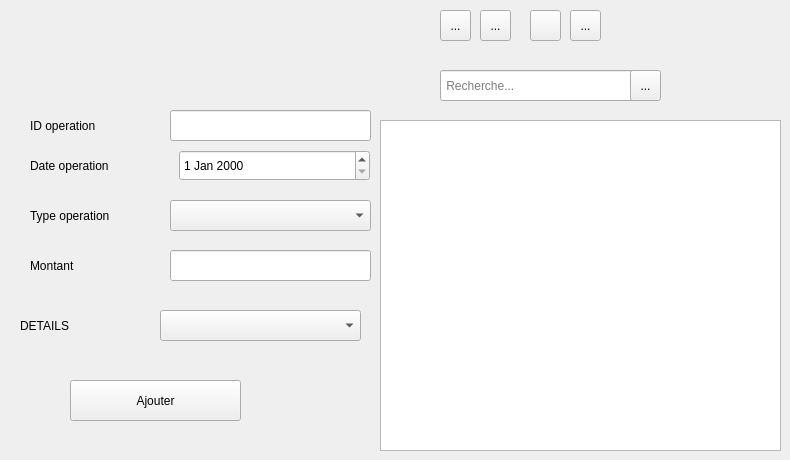
      <widget class="QWidget" name="stackedWidgetPage1_5">
       <widget class="QLabel" name="label_30">
        <property name="geometry">
         <rect>
          <x>30</x>
          <y>110</y>
          <width>151</width>
          <height>31</height>
         </rect>
        </property>
        <property name="text">
         <string>ID operation</string>
        </property>
       </widget>
       <widget class="QLabel" name="label_31">
        <property name="geometry">
         <rect>
          <x>30</x>
          <y>150</y>
          <width>131</width>
          <height>31</height>
         </rect>
        </property>
        <property name="text">
         <string>Date operation</string>
        </property>
       </widget>
       <widget class="QLabel" name="label_32">
        <property name="geometry">
         <rect>
          <x>30</x>
          <y>200</y>
          <width>131</width>
          <height>31</height>
         </rect>
        </property>
        <property name="text">
         <string>Type operation</string>
        </property>
       </widget>
       <widget class="QLabel" name="label_33">
        <property name="geometry">
         <rect>
          <x>30</x>
          <y>250</y>
          <width>151</width>
          <height>31</height>
         </rect>
        </property>
        <property name="text">
         <string>Montant</string>
        </property>
       </widget>
       <widget class="QLineEdit" name="leidoperation1">
        <property name="geometry">
         <rect>
          <x>170</x>
          <y>110</y>
          <width>201</width>
          <height>31</height>
         </rect>
        </property>
       </widget>
       <widget class="QLineEdit" name="lemontant1">
        <property name="geometry">
         <rect>
          <x>170</x>
          <y>250</y>
          <width>201</width>
          <height>31</height>
         </rect>
        </property>
       </widget>
       <widget class="QPushButton" name="ajoute_caisse">
        <property name="geometry">
         <rect>
          <x>70</x>
          <y>380</y>
          <width>171</width>
          <height>41</height>
         </rect>
        </property>
        <property name="text">
         <string>Ajouter</string>
        </property>
       </widget>
       <widget class="QToolButton" name="toolButton_10">
        <property name="geometry">
         <rect>
          <x>480</x>
          <y>10</y>
          <width>31</width>
          <height>31</height>
         </rect>
        </property>
        <property name="text">
         <string>...</string>
        </property>
        <property name="icon">
         <iconset>
          <normaloff>../../calculatrice-isolé-noir-appareil-clipart-vecteur_csp67297456-removebg-preview.png</normaloff>../../calculatrice-isolé-noir-appareil-clipart-vecteur_csp67297456-removebg-preview.png</iconset>
        </property>
        <property name="iconSize">
         <size>
          <width>45</width>
          <height>27</height>
         </size>
        </property>
       </widget>
       <widget class="QDateEdit" name="ledateoperation1">
        <property name="geometry">
         <rect>
          <x>179</x>
          <y>150</y>
          <width>191</width>
          <height>31</height>
         </rect>
        </property>
       </widget>
       <widget class="QComboBox" name="letypeoperation1">
        <property name="geometry">
         <rect>
          <x>170</x>
          <y>200</y>
          <width>201</width>
          <height>31</height>
         </rect>
        </property>
       </widget>
       <widget class="QToolButton" name="historique_3_caisses">
        <property name="geometry">
         <rect>
          <x>440</x>
          <y>10</y>
          <width>31</width>
          <height>31</height>
         </rect>
        </property>
        <property name="text">
         <string>...</string>
        </property>
        <property name="icon">
         <iconset>
          <normaloff>../../4875945-middle__1_-removebg-preview.png</normaloff>../../4875945-middle__1_-removebg-preview.png</iconset>
        </property>
        <property name="iconSize">
         <size>
          <width>27</width>
          <height>27</height>
         </size>
        </property>
       </widget>
       <widget class="QTableView" name="tablecaisse_2">
        <property name="geometry">
         <rect>
          <x>380</x>
          <y>120</y>
          <width>401</width>
          <height>331</height>
         </rect>
        </property>
       </widget>
       <widget class="QToolButton" name="toolButton_11">
        <property name="geometry">
         <rect>
          <x>630</x>
          <y>70</y>
          <width>31</width>
          <height>31</height>
         </rect>
        </property>
        <property name="text">
         <string>...</string>
        </property>
        <property name="icon">
         <iconset>
          <normaloff>../../téléchargé (1)_preview_rev_1 (1).png</normaloff>../../téléchargé (1)_preview_rev_1 (1).png</iconset>
        </property>
        <property name="iconSize">
         <size>
          <width>21</width>
          <height>21</height>
         </size>
        </property>
       </widget>
       <widget class="QLineEdit" name="lineEdit_20">
        <property name="geometry">
         <rect>
          <x>440</x>
          <y>70</y>
          <width>211</width>
          <height>31</height>
         </rect>
        </property>
        <property name="placeholderText">
         <string> Recherche...</string>
        </property>
       </widget>
       <widget class="QToolButton" name="toolButton_12">
        <property name="geometry">
         <rect>
          <x>570</x>
          <y>10</y>
          <width>31</width>
          <height>31</height>
         </rect>
        </property>
        <property name="text">
         <string>...</string>
        </property>
        <property name="icon">
         <iconset>
          <normaloff>../../Logo-Excel-1-removebg-preview.png</normaloff>../../Logo-Excel-1-removebg-preview.png</iconset>
        </property>
        <property name="iconSize">
         <size>
          <width>35</width>
          <height>21</height>
         </size>
        </property>
       </widget>
       <widget class="QToolButton" name="toolButton_13">
        <property name="geometry">
         <rect>
          <x>530</x>
          <y>10</y>
          <width>31</width>
          <height>31</height>
         </rect>
        </property>
        <property name="text">
         <string/>
        </property>
        <property name="icon">
         <iconset>
          <normaloff>../../63-635631_economic-growth-icon-white-hd-png-download-removebg-preview.png</normaloff>../../63-635631_economic-growth-icon-white-hd-png-download-removebg-preview.png</iconset>
        </property>
        <property name="iconSize">
         <size>
          <width>27</width>
          <height>27</height>
         </size>
        </property>
       </widget>
       <widget class="QLabel" name="label_34">
        <property name="geometry">
         <rect>
          <x>20</x>
          <y>310</y>
          <width>151</width>
          <height>31</height>
         </rect>
        </property>
        <property name="text">
         <string>DETAILS</string>
        </property>
       </widget>
       <widget class="QComboBox" name="ledetails1">
        <property name="geometry">
         <rect>
          <x>160</x>
          <y>310</y>
          <width>201</width>
          <height>31</height>
         </rect>
        </property>
       </widget>
       <zorder>label_30</zorder>
       <zorder>label_31</zorder>
       <zorder>label_32</zorder>
       <zorder>label_33</zorder>
       <zorder>toolButton_10</zorder>
       <zorder>toolButton_12</zorder>
       <zorder>toolButton_13</zorder>
       <zorder>label_34</zorder>
       <zorder>leidoperation1</zorder>
       <zorder>lemontant1</zorder>
       <zorder>ajoute_caisse</zorder>
       <zorder>ledateoperation1</zorder>
       <zorder>letypeoperation1</zorder>
       <zorder>historique_3_caisses</zorder>
       <zorder>tablecaisse_2</zorder>
       <zorder>lineEdit_20</zorder>
       <zorder>ledetails1</zorder>
       <zorder>toolButton_11</zorder>
      </widget>
